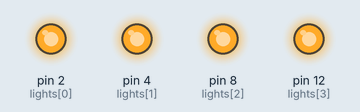
Simulated run of this sketch. Board: Arduino Uno, built with avr-gcc and run on an emulated ATmega328P. Shown: output pins drawn as LEDs (lit = HIGH).

Above: at 0.02 s.
At 2.77 s:
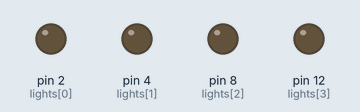
Timing chart, 0 to 3.1 s (numbered marks = the images above):
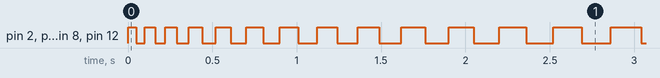

Measured:
- by itself, pin 2 (lights[0]), pin 4 (lights[1]), pin 8 (lights[2]), pin 12 (lights[3]): repeats every 0.11 s: LOW 0.05 s, HIGH 0.06 s
- by itself, everything shown: repeats every 17.2 s, in 98 steps

The sketch:

increasedelay.ino
```cpp
/*
 * name: Collen Irwin
 * date: 10/17/2016
 * desc: Blink lights at a varying delay
 */

const int LEN = 4;

int lights[] = { 2, 4, 8, 12 };

int maxWait = 300;
int minWait = 50;
int wait = minWait;

int goingUp = 1;

void setup() {
  for (int x = 0; x < LEN; x++) {
    pinMode(lights[x], OUTPUT);
  }
}

void loop() {
  toggleAll(1);
  toggleAll(0);

  if (wait >= maxWait)
    goingUp = 0;
  else if (wait <= minWait)
    goingUp = 1;

  wait += (goingUp) ? 10 : -10;
}

void toggleAll(int high) {
  for (int x = 0; x < LEN; x++) {
    digitalWrite(lights[x], high);
  }

  delay(wait);
}
```
